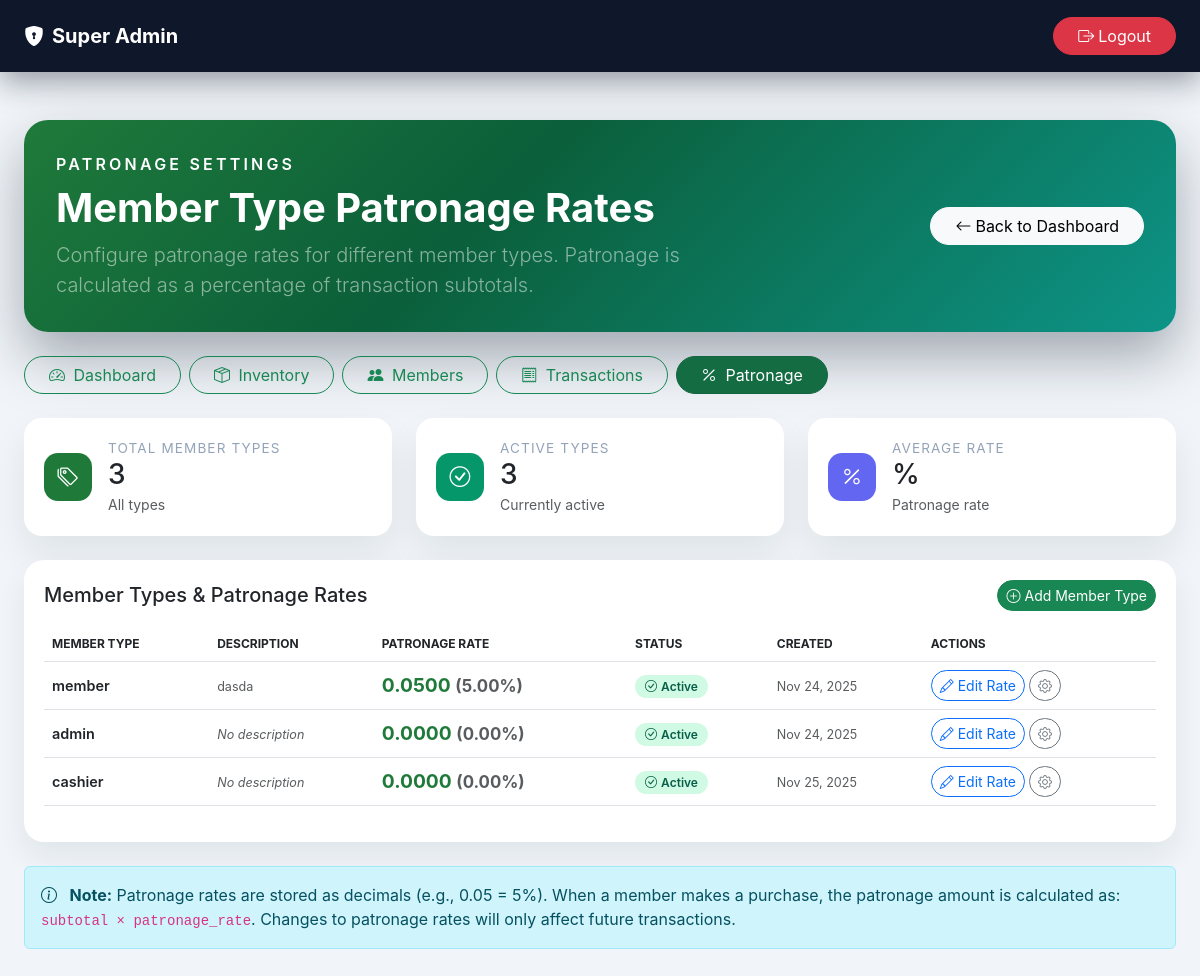
/dashboard/patronage/ (signed in), run on the app's committed database.
### members/models.py (models this page shows, shortened)
class MemberType(models.Model):
    name = models.CharField(max_length=100)
    description = models.TextField(blank=True)
    patronage_rate = models.DecimalField(max_digits=5, decimal_places=4, default=0.05)
    is_active = models.BooleanField(default=True)
    created_at = models.DateTimeField(auto_now_add=True)
    updated_at = models.DateTimeField(auto_now=True)
    class Meta:
        verbose_name = "Member Type"
        verbose_name_plural = "Member Types"

### admin_panel/views.py (the view)
# urls.py: path('dashboard/patronage/', admin_panel_views.patronage_settings, name='patronage_settings'),
@login_required
def patronage_settings(request):
    if not is_admin_user(request.user):
        messages.warning(request, 'You do not have permission to access this page.')
        return redirect('kiosk_home')
    member_types = MemberType.objects.all()
    context = {
        'member_types': member_types,
    }
    return render(request, 'admin_panel/patronage.html', context)

### admin_panel/views.py (called while the page is built, shortened)
def is_admin_user(user):
    if user.is_staff or user.is_superuser:
        return True

### admin_panel/templates/admin_panel/patronage.html (shortened to what this page needs)
<!DOCTYPE html>
<html lang="en">
<head>
  <link href="https://cdn.jsdelivr.net/npm/bootstrap@5.3.0/dist/css/bootstrap.min.css" rel="stylesheet">
  <link href="https://cdn.jsdelivr.net/npm/bootstrap-icons@1.11.3/font/bootstrap-icons.css" rel="stylesheet">
</head>
<body>
  <nav class="navbar super-nav navbar-expand-lg py-3">
    <div class="container-fluid px-4">
      <a class="navbar-brand fw-bold text-white" href="{% url 'dashboard' %}">
        <i class="bi bi-shield-lock-fill me-2"></i>Super Admin
      </a>
      <form method="post" action="{% url 'admin_logout' %}" style="display: inline;">
        <button type="submit" class="btn btn-danger rounded-pill px-4">
          <i class="bi bi-box-arrow-right me-1"></i>Logout
        </button>
      </form>
    </div>
  </nav>
  <main class="container-fluid px-4 py-5">
    <section class="hero-card mb-4">
      <div class="row align-items-center">
        <div class="col-lg-8">
          <p class="mb-2 text-uppercase fw-semibold" style="letter-spacing:0.2em;">Patronage Settings</p>
          <h1 class="fw-bold mb-2">Member Type Patronage Rates</h1>
          <p class="mb-0 lead text-white-50">
            Configure patronage rates for different member types. Patronage is calculated as a percentage of transaction subtotals.
          </p>
        </div>
        <div class="col-lg-4 text-end">
          <a href="{% url 'dashboard' %}" class="btn btn-light rounded-pill px-4">
            <i class="bi bi-arrow-left me-1"></i>Back to Dashboard
          </a>
        </div>
      </div>
    </section>
    <div class="d-flex gap-2 flex-wrap mb-4">
      <a href="{% url 'dashboard' %}" class="btn btn-outline-success rounded-pill px-4"><i class="bi bi-speedometer2 me-1"></i> Dashboard</a>
      <a href="{% url 'inventory_management' %}" class="btn btn-outline-success rounded-pill px-4"><i class="bi bi-box-seam me-1"></i> Inventory</a>
      <a href="{% url 'member_management' %}" class="btn btn-outline-success rounded-pill px-4"><i class="bi bi-people-fill me-1"></i> Members</a>
      <a href="{% url 'transaction_history' %}" class="btn btn-outline-success rounded-pill px-4"><i class="bi bi-receipt me-1"></i> Transactions</a>
      <a href="{% url 'patronage_settings' %}" class="btn btn-success rounded-pill px-4 active"><i class="bi bi-percent me-1"></i> Patronage</a>
    </div>
    <section class="row g-4 mb-4">
      <div class="col-md-4">
        <div class="stat-card">
          <div class="d-flex align-items-center gap-3">
            <div class="stat-icon" style="background:#1f7a3a;">
              <i class="bi bi-tags"></i>
            </div>
            <div>
              <div class="stat-title">Total Member Types</div>
              <h3 class="mb-0">{{ member_types.count }}</h3>
              <small class="text-muted">All types</small>
            </div>
          </div>
        </div>
      </div>
      <div class="col-md-4">
        <div class="stat-card">
          <div class="d-flex align-items-center gap-3">
            <div class="stat-icon" style="background:#059669;">
              <i class="bi bi-check-circle"></i>
            </div>
            <div>
              <div class="stat-title">Active Types</div>
              <h3 class="mb-0">{{ member_types|length|add:"0" }}</h3>
              <small class="text-muted">Currently active</small>
            </div>
          </div>
        </div>
      </div>
      <div class="col-md-4">
        <div class="stat-card">
          <div class="d-flex align-items-center gap-3">
            <div class="stat-icon" style="background:#6366f1;">
              <i class="bi bi-percent"></i>
            </div>
            <div>
              <div class="stat-title">Average Rate</div>
              <h3 class="mb-0">
                {% if member_types %}
                  {{ rate|floatformat:2 }}%
                {% else %}
                  N/A
                {% endif %}
              </h3>
              <small class="text-muted">Patronage rate</small>
            </div>
          </div>
        </div>
      </div>
    </section>
    <section class="row g-4">
      <div class="col-12">
        <div class="table-card">
          <div class="d-flex justify-content-between align-items-center mb-3">
            <h5 class="mb-0">Member Types & Patronage Rates</h5>
            <div class="d-flex gap-2">
              <button type="button" class="btn btn-success btn-sm rounded-pill" onclick="openAddMemberTypeModal()">
                <i class="bi bi-plus-circle me-1"></i>Add Member Type
              </button>
            </div>
          </div>
          <div class="table-responsive">
            <table class="table align-middle">
              <thead>
                <tr>
                  <th>Member Type</th>
                  <th>Description</th>
                  <th>Patronage Rate</th>
                  <th>Status</th>
                  <th>Created</th>
                  <th>Actions</th>
                </tr>
              </thead>
              <tbody>
                {% for member_type in member_types %}
                <tr id="row-{{ member_type.id }}" data-member-type-id="{{ member_type.id }}">
                  <td>
                    <div class="fw-semibold">{{ member_type.name }}</div>
                  </td>
                  <td>
                    <small class="text-muted">
                      {% if member_type.description %}
                        {{ member_type.description|truncatewords:15 }}
                      {% else %}
                        <em>No description</em>
                      {% endif %}
                    </small>
                  </td>
                  <td>
                    <div class="d-flex align-items-center gap-2">
                      <span class="rate-display" id="rate-display-{{ member_type.id }}" data-rate="{{ member_type.patronage_rate }}">
                        {{ member_type.patronage_rate|floatformat:4 }}
                        <small class="text-muted">(<span id="rate-percent-{{ member_type.id }}"></span>%)</small>
                      </span>
                    </div>
                  </td>
                  <td>
                    {% if member_type.is_active %}
                    <span class="badge-status status-active">
                      <i class="bi bi-check-circle me-1"></i>Active
                    </span>
                    {% else %}
                    <span class="badge-status status-inactive">
                      <i class="bi bi-x-circle me-1"></i>Inactive
                    </span>
                    {% endif %}
                  </td>
                  <td>
                    <small class="text-muted">{{ member_type.created_at|date:"M d, Y" }}</small>
                  </td>
                  <td>
                    <div class="d-flex gap-1">
                      <button type="button"
                              class="btn btn-sm btn-outline-primary rounded-pill"
                              onclick="editRate({{ member_type.id }})"
                              id="edit-btn-{{ member_type.id }}">
                        <i class="bi bi-pencil"></i> Edit Rate
                      </button>
                      <button type="button"
                              class="btn btn-sm btn-outline-secondary rounded-pill"
                              onclick="openEditMemberTypeModal({{ member_type.id }}, '{{ member_type.name|escapejs }}', '{{ member_type.description|escapejs }}', {{ member_type.patronage_rate }}, {{ member_type.is_active|yesno:"true,false" }})"
                              title="Edit Member Type">
                        <i class="bi bi-gear"></i>
                      </button>
                    </div>
                  </td>
                </tr>
                {% endfor %}
              </tbody>
            </table>
          </div>
        </div>
      </div>
    </section>
    <div class="alert alert-info mt-4">
      <i class="bi bi-info-circle me-2"></i>
      <strong>Note:</strong> Patronage rates are stored as decimals (e.g., 0.05 = 5%).
      When a member makes a purchase, the patronage amount is calculated as: <code>subtotal × patronage_rate</code>.
      Changes to patronage rates will only affect future transactions.
    </div>
  </main>
</body>
</html>

### admin_panel/templates/admin_panel/patronage.html (style rules this page uses)
:root { --dark: #0f172a; --brand: #1f7a3a; --accent: #0b5f3a; --muted: #94a3b8; --panel: #ffffff; --gradient: linear-gradient(135deg, #1f7a3a 0%, #0b5f3a 40%, #0d9488 100%); }
body { background: #f1f5f9; font-family: 'Inter', system-ui, -apple-system, 'Segoe UI', sans-serif; }
.super-nav { background: var(--dark); color: #fff; box-shadow: 0 10px 30px rgba(15,23,42,0.4); }
.hero-card { background: var(--gradient); color: #fff; border-radius: 24px; padding: 32px; box-shadow: 0 25px 55px rgba(15,23,42,0.35); }
.stat-card { border: none; border-radius: 18px; padding: 20px; box-shadow: 0 18px 36px rgba(15,23,42,0.08); background: var(--panel); height: 100%; }
.stat-icon { width: 48px; height: 48px; border-radius: 14px; display: flex; align-items: center; justify-content: center; font-size: 1.3rem; color: #fff; }
.stat-title { color: var(--muted); font-size: 0.85rem; text-transform: uppercase; letter-spacing: 0.08em; }
.table-card { border-radius: 20px; padding: 20px; background: var(--panel); box-shadow: 0 15px 30px rgba(15,23,42,0.07); }
.table-card table { font-size: 0.9rem; }
.table-card thead { color: var(--muted); text-transform: uppercase; font-size: 0.75rem; }
.rate-display { font-size: 1.2rem; font-weight: 700; color: var(--brand); }
.badge-status { padding: 4px 10px; border-radius: 999px; font-weight: 600; font-size: 0.75rem; }
.status-active { background: #d1fae5; color: #065f46; }

### data on the page
MemberType: name "member", description "dasda", patronage_rate "0.0500", is_active True (drawn), created_at "Nov 24, 2025"
MemberType: name "admin", description "No description", patronage_rate "0.0000", is_active True (drawn), created_at "Nov 24, 2025"
MemberType: name "cashier", description "No description", patronage_rate "0.0000", is_active True (drawn), created_at "Nov 25, 2025"

### other printed values
{{ member_types.count }} "3"
{{ member_types|length|add:"0" }} "3"
